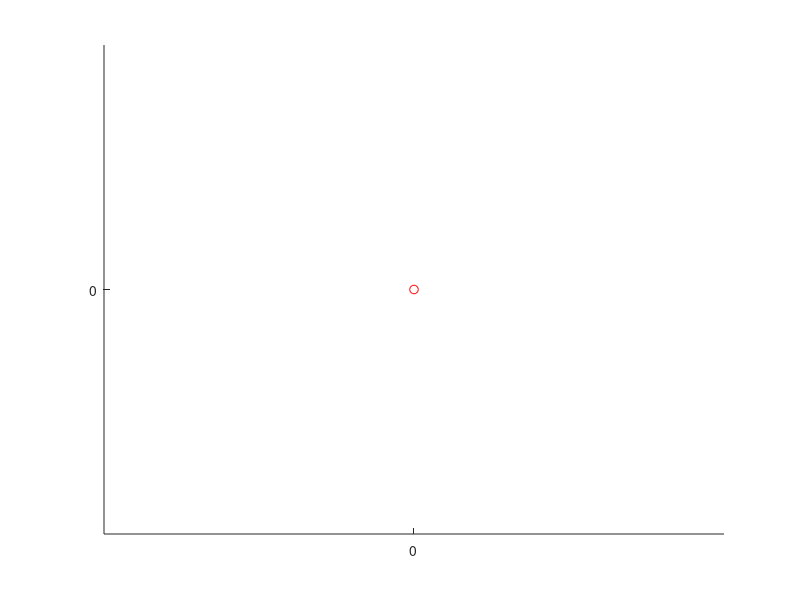

Here is the MATLAB script that generated this plot: (Note: this script raises an error after producing the figure.)
function [ ] = doSimulation()
         x = 0;
         y = 0;
         heading = 0;
         hold('off');
         axis equal;
         hold('on');
         for t = [0:0.1:20]
             if mod(t, 1.0) == 0
               scatter(x, y, 40, 'r');
             end
             [x, y, heading] = bikeModel(x, y, heading, (10 - t) * pi / 180, 0.3);
         end
end

